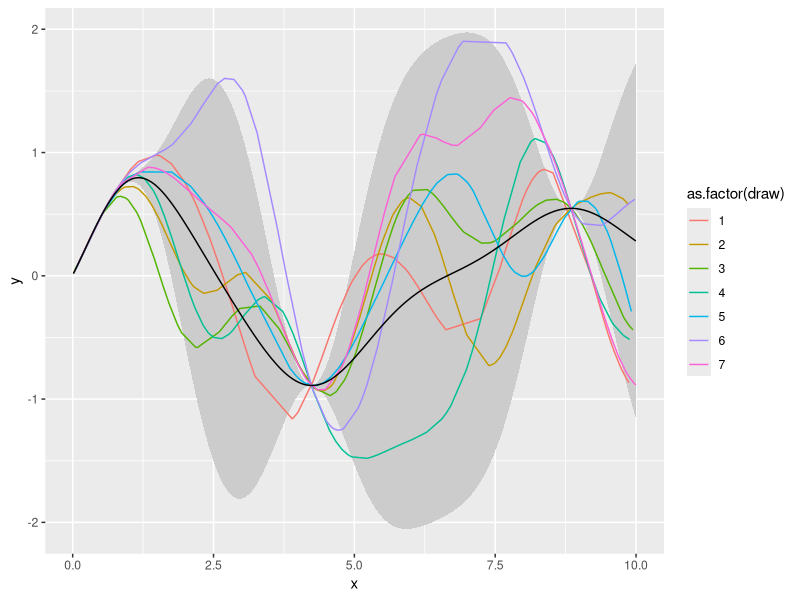
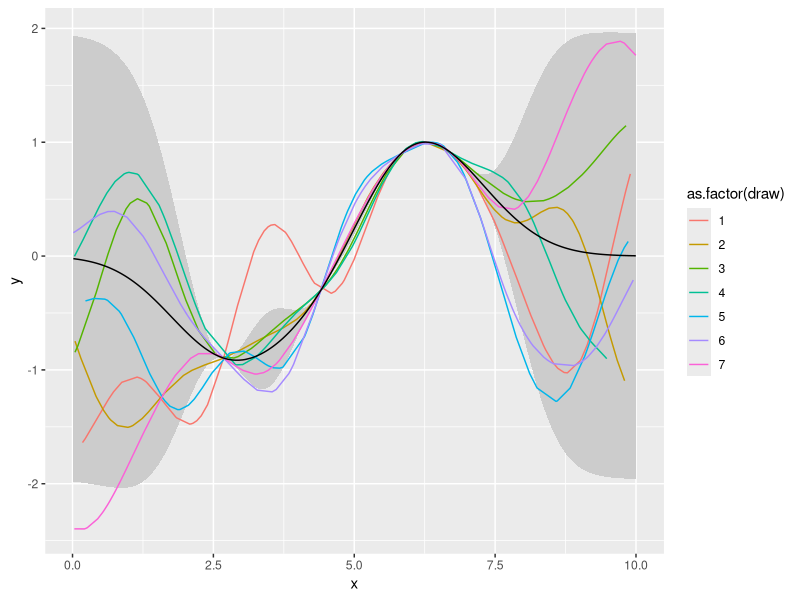
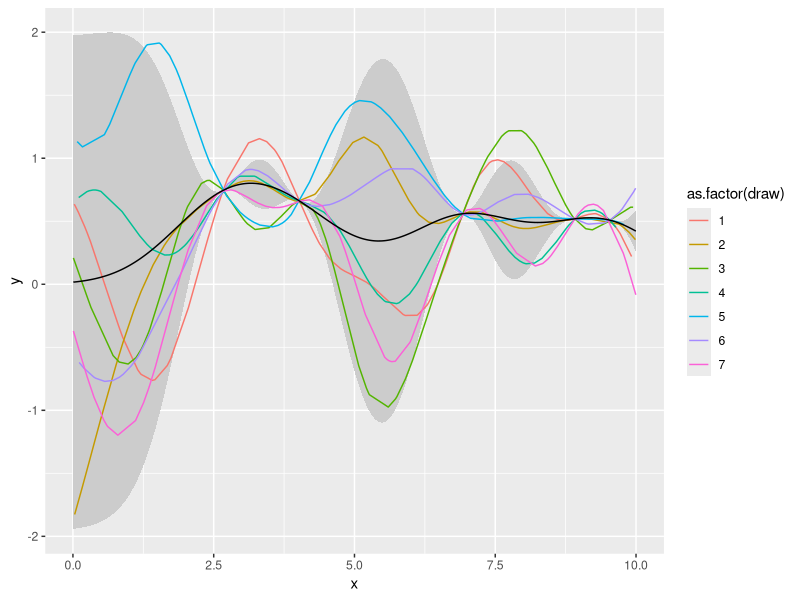

These figures' R source, in order:
library(MASS)
library(ggplot2)
library(dplyr)

se.kernel <- function(x1, x2) {
    exp(-.5 * (x1 - x2)^2)
}

pdist <- function(x, y, fn) outer(x, y, Vectorize(fn))

posterior <- function(X.train, Y.train, X.test, k = se.kernel) {
    K <- function(X1, X2) pdist(X1, X2, k)
    Mean <- K(X.test, X.train) %*% solve(K(X.train, X.train), Y.train)

    Sigma <- K(X.test, X.test) - K(X.test, X.train) %*%
        solve(K(X.train, X.train), K(X.train,X.test))

    list(y = mvrnorm(1, Mean, Sigma), mean = Mean, var = diag(Sigma))
}

prior <- function(mean, Sigma) mvrnorm(1, mean, Sigma)

draw <- function (n, k = se.kernel, X = c(), Y = c()) {
    X.test <- sort(runif(n, 0, 10))
    ## Sigma <- pdist(X.test, X.test, k)
    ## mvrnorm(1, rep(0, n), Sigma)
    p <- posterior(X, Y, X.test, se.kernel)
    data.frame(x = X.test, y = p$y, mean = p$mean, var = p$var)
}

draws <- function(n, m, X, Y, k = se.kernel) {
    df <- data.frame()
    for (i in 1:m) {
        df <- rbind(df, draw(n, k, X, Y) %>% mutate(draw = i))
    }
    df
}

gen.samples <- function(fn, n=5, m=10) {
    x <- runif(n, 0, m)
    y <- sapply(x, fn)
    cbind(x,y)
}

plot.gp <- function (fn) {
    dat <- gen.samples(fn)
    draws(100, 7, dat[,1], dat[,2]) %>%
        ggplot(aes(x = x)) +
        geom_ribbon(aes(ymin = mean - 1.96*var, ymax = mean + 1.96*var), fill = "grey80") +
        geom_line(aes(y = y, color = as.factor(draw))) +
        geom_line(aes(y = mean))
}

plot.gp(sin)
plot.gp(cos)
plot.gp(function (x) x^-.3)
